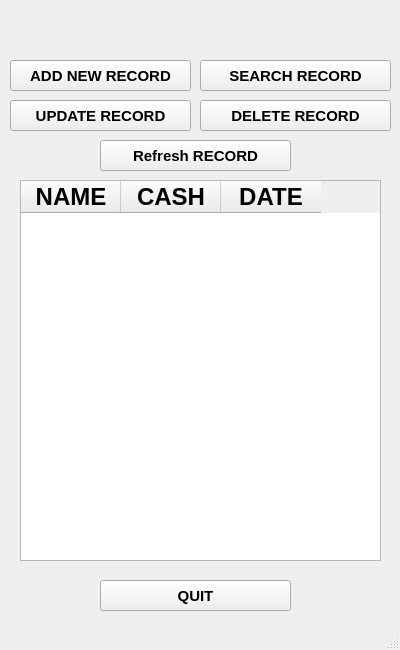
<?xml version="1.0" encoding="UTF-8"?>
<ui version="4.0">
 <class>Home_page</class>
 <widget class="QMainWindow" name="Home_page">
  <property name="geometry">
   <rect>
    <x>0</x>
    <y>0</y>
    <width>400</width>
    <height>650</height>
   </rect>
  </property>
  <property name="windowTitle">
   <string>MainWindow</string>
  </property>
  <widget class="QWidget" name="centralwidget">
   <widget class="QLabel" name="Cash_Background">
    <property name="geometry">
     <rect>
      <x>0</x>
      <y>-20</y>
      <width>400</width>
      <height>651</height>
     </rect>
    </property>
    <property name="text">
     <string/>
    </property>
    <property name="pixmap">
     <pixmap resource="Resources.qrc">:/Resources/Resources/Homepage_Inventory.jpg</pixmap>
    </property>
   </widget>
   <widget class="QPushButton" name="add_new_button">
    <property name="geometry">
     <rect>
      <x>10</x>
      <y>60</y>
      <width>181</width>
      <height>31</height>
     </rect>
    </property>
    <property name="font">
     <font>
      <pointsize>11</pointsize>
      <bold>true</bold>
     </font>
    </property>
    <property name="text">
     <string>ADD NEW RECORD</string>
    </property>
   </widget>
   <widget class="QPushButton" name="Search_rec_button">
    <property name="geometry">
     <rect>
      <x>200</x>
      <y>60</y>
      <width>191</width>
      <height>31</height>
     </rect>
    </property>
    <property name="font">
     <font>
      <pointsize>11</pointsize>
      <bold>true</bold>
     </font>
    </property>
    <property name="text">
     <string>SEARCH RECORD</string>
    </property>
   </widget>
   <widget class="QTableWidget" name="record_table">
    <property name="geometry">
     <rect>
      <x>20</x>
      <y>180</y>
      <width>361</width>
      <height>381</height>
     </rect>
    </property>
    <property name="font">
     <font>
      <pointsize>12</pointsize>
     </font>
    </property>
    <property name="columnCount">
     <number>3</number>
    </property>
    <column>
     <property name="text">
      <string>NAME</string>
     </property>
     <property name="font">
      <font>
       <pointsize>18</pointsize>
       <bold>true</bold>
      </font>
     </property>
    </column>
    <column>
     <property name="text">
      <string>CASH</string>
     </property>
     <property name="font">
      <font>
       <pointsize>18</pointsize>
       <bold>true</bold>
      </font>
     </property>
    </column>
    <column>
     <property name="text">
      <string>DATE</string>
     </property>
     <property name="font">
      <font>
       <pointsize>18</pointsize>
       <bold>true</bold>
      </font>
     </property>
    </column>
   </widget>
   <widget class="QPushButton" name="update_rec_button">
    <property name="geometry">
     <rect>
      <x>10</x>
      <y>100</y>
      <width>181</width>
      <height>31</height>
     </rect>
    </property>
    <property name="font">
     <font>
      <pointsize>11</pointsize>
      <bold>true</bold>
     </font>
    </property>
    <property name="text">
     <string>UPDATE RECORD</string>
    </property>
   </widget>
   <widget class="QPushButton" name="delete_rec_button">
    <property name="geometry">
     <rect>
      <x>200</x>
      <y>100</y>
      <width>191</width>
      <height>31</height>
     </rect>
    </property>
    <property name="font">
     <font>
      <pointsize>11</pointsize>
      <bold>true</bold>
     </font>
    </property>
    <property name="text">
     <string>DELETE RECORD</string>
    </property>
   </widget>
   <widget class="QPushButton" name="refresh_rec_button_2">
    <property name="geometry">
     <rect>
      <x>100</x>
      <y>140</y>
      <width>191</width>
      <height>31</height>
     </rect>
    </property>
    <property name="font">
     <font>
      <pointsize>11</pointsize>
      <bold>true</bold>
     </font>
    </property>
    <property name="text">
     <string>Refresh RECORD</string>
    </property>
   </widget>
   <widget class="QPushButton" name="quit_btn">
    <property name="geometry">
     <rect>
      <x>100</x>
      <y>580</y>
      <width>191</width>
      <height>31</height>
     </rect>
    </property>
    <property name="font">
     <font>
      <pointsize>11</pointsize>
      <bold>true</bold>
     </font>
    </property>
    <property name="text">
     <string>QUIT</string>
    </property>
   </widget>
  </widget>
  <widget class="QStatusBar" name="statusbar"/>
 </widget>
 <resources>
  <include location="Resources.qrc"/>
 </resources>
 <connections/>
</ui>
